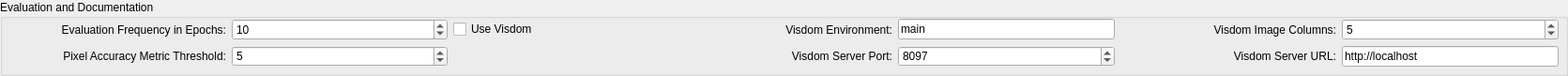
   <widget class="QGroupBox" name="evaluation">
    <property name="geometry">
     <rect>
      <x>10</x>
      <y>430</y>
      <width>1671</width>
      <height>81</height>
     </rect>
    </property>
    <property name="title">
     <string>Evaluation and Documentation</string>
    </property>
    <widget class="QWidget" name="gridLayoutWidget_5">
     <property name="geometry">
      <rect>
       <x>10</x>
       <y>20</y>
       <width>1651</width>
       <height>51</height>
      </rect>
     </property>
     <layout class="QGridLayout" name="gridLayout_5">
      <item row="1" column="4">
       <widget class="QLabel" name="label_37">
        <property name="sizePolicy">
         <sizepolicy hsizetype="Minimum" vsizetype="Preferred">
          <horstretch>0</horstretch>
          <verstretch>0</verstretch>
         </sizepolicy>
        </property>
        <property name="text">
         <string>Visdom Server Port:</string>
        </property>
        <property name="alignment">
         <set>Qt::AlignRight|Qt::AlignTrailing|Qt::AlignVCenter</set>
        </property>
       </widget>
      </item>
      <item row="0" column="6">
       <widget class="QLabel" name="label_36">
        <property name="sizePolicy">
         <sizepolicy hsizetype="Minimum" vsizetype="Preferred">
          <horstretch>0</horstretch>
          <verstretch>0</verstretch>
         </sizepolicy>
        </property>
        <property name="text">
         <string>Visdom Image Columns:</string>
        </property>
        <property name="alignment">
         <set>Qt::AlignRight|Qt::AlignTrailing|Qt::AlignVCenter</set>
        </property>
       </widget>
      </item>
      <item row="0" column="7">
       <widget class="QSpinBox" name="visdomImageColumnsSpinBox">
        <property name="minimum">
         <number>1</number>
        </property>
        <property name="maximum">
         <number>999999999</number>
        </property>
        <property name="value">
         <number>5</number>
        </property>
       </widget>
      </item>
      <item row="1" column="6">
       <widget class="QLabel" name="label_38">
        <property name="sizePolicy">
         <sizepolicy hsizetype="Minimum" vsizetype="Preferred">
          <horstretch>0</horstretch>
          <verstretch>0</verstretch>
         </sizepolicy>
        </property>
        <property name="text">
         <string>Visdom Server URL:</string>
        </property>
        <property name="alignment">
         <set>Qt::AlignRight|Qt::AlignTrailing|Qt::AlignVCenter</set>
        </property>
       </widget>
      </item>
      <item row="1" column="7">
       <widget class="QLineEdit" name="visdomServerURLLineEdit">
        <property name="sizePolicy">
         <sizepolicy hsizetype="Preferred" vsizetype="Fixed">
          <horstretch>0</horstretch>
          <verstretch>0</verstretch>
         </sizepolicy>
        </property>
        <property name="text">
         <string>http://localhost</string>
        </property>
       </widget>
      </item>
      <item row="0" column="0">
       <widget class="QLabel" name="label_45">
        <property name="sizePolicy">
         <sizepolicy hsizetype="Minimum" vsizetype="Preferred">
          <horstretch>0</horstretch>
          <verstretch>0</verstretch>
         </sizepolicy>
        </property>
        <property name="text">
         <string>Evaluation Frequency in Epochs:</string>
        </property>
        <property name="alignment">
         <set>Qt::AlignRight|Qt::AlignTrailing|Qt::AlignVCenter</set>
        </property>
       </widget>
      </item>
      <item row="0" column="4">
       <widget class="QLabel" name="label_34">
        <property name="sizePolicy">
         <sizepolicy hsizetype="Minimum" vsizetype="Preferred">
          <horstretch>0</horstretch>
          <verstretch>0</verstretch>
         </sizepolicy>
        </property>
        <property name="text">
         <string>Visdom Environment:</string>
        </property>
        <property name="alignment">
         <set>Qt::AlignRight|Qt::AlignTrailing|Qt::AlignVCenter</set>
        </property>
       </widget>
      </item>
      <item row="1" column="5">
       <widget class="QSpinBox" name="visdomServerPortSpinBox">
        <property name="minimum">
         <number>1</number>
        </property>
        <property name="maximum">
         <number>65535</number>
        </property>
        <property name="value">
         <number>8097</number>
        </property>
       </widget>
      </item>
      <item row="0" column="5">
       <widget class="QLineEdit" name="visdomEnvironmentLineEdit">
        <property name="sizePolicy">
         <sizepolicy hsizetype="Preferred" vsizetype="Fixed">
          <horstretch>0</horstretch>
          <verstretch>0</verstretch>
         </sizepolicy>
        </property>
        <property name="text">
         <string>main</string>
        </property>
       </widget>
      </item>
      <item row="0" column="1">
       <widget class="QSpinBox" name="evaluationFrequencySpinBox">
        <property name="minimum">
         <number>1</number>
        </property>
        <property name="maximum">
         <number>999999999</number>
        </property>
        <property name="value">
         <number>10</number>
        </property>
       </widget>
      </item>
      <item row="1" column="0">
       <widget class="QLabel" name="label_35">
        <property name="sizePolicy">
         <sizepolicy hsizetype="Minimum" vsizetype="Preferred">
          <horstretch>0</horstretch>
          <verstretch>0</verstretch>
         </sizepolicy>
        </property>
        <property name="text">
         <string>Pixel Accuracy Metric Threshold:</string>
        </property>
        <property name="alignment">
         <set>Qt::AlignRight|Qt::AlignTrailing|Qt::AlignVCenter</set>
        </property>
       </widget>
      </item>
      <item row="1" column="1">
       <widget class="QSpinBox" name="pixelAccuracyMetricThresholdSpinBox">
        <property name="minimum">
         <number>1</number>
        </property>
        <property name="maximum">
         <number>999999999</number>
        </property>
        <property name="value">
         <number>5</number>
        </property>
       </widget>
      </item>
      <item row="0" column="3">
       <widget class="QCheckBox" name="useVisdomCheckBox">
        <property name="text">
         <string>Use Visdom</string>
        </property>
        <property name="checked">
         <bool>false</bool>
        </property>
        <property name="tristate">
         <bool>false</bool>
        </property>
       </widget>
      </item>
     </layout>
    </widget>
   </widget>
